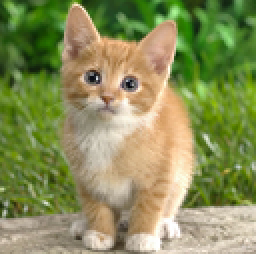
#> input picture examples/data/cat_128x128.png, 128 x 127 px (shown 2 times larger)
$ python vqa.py -image_file_name data/cat_128x128.png   (Python 2 division)
#> lines starting #> are read from the running program, lines starting #| are printed output that depends on the picture
'''Visual Question Answer with Keras

Before running this script, download the following models:

* VGG16 model at https://drive.google.com/file/d/0Bz7KyqmuGsilT0J5dmRCM0ROVHc/view?usp=sharing
* VQA_weights and label_encoder at https://github.com/mynameisvinn/VQA_Demo/tree/master/models

Make sure the variables 'VQA_weights_file_name', 'label_encoder_file_name', and 'CNN_weights_file_name' in this script matches the location of the files.

Then, run the script with:

```
python demo.py -image_file_name path_to_file -question "Question to be asked"
```

e.g
```
python demo.py -image_file_name image.jpg -question "Where is the cat?"
```


Results are comparable to those provided in Agrawal et al.:
"VQA: Visual Question Answering."
https://arxiv.org/pdf/1505.00468v6.pdf

'''

import os, argparse
import cv2, spacy, numpy as np
from keras.models import model_from_json
from keras.optimizers import SGD
from sklearn.externals import joblib
from keras.models import Sequential
from keras.layers.core import Reshape, Activation, Dropout, Dense, Flatten
from keras.layers import LSTM, Merge, Dense
from keras.layers.convolutional import Convolution2D, MaxPooling2D, ZeroPadding2D


VQA_weights_file_name   = 'models/VQA/VQA_MODEL_WEIGHTS.hdf5' # update to file location
label_encoder_file_name = 'models/VQA/FULL_labelencoder_trainval.pkl' # update to file location
CNN_weights_file_name   = 'models/CNN/vgg16_weights.h5' # update to file location
verbose = 1


# [21 lines left out: function pop_layer, not called in this run]


def VGG_16(weights_path=None):
    '''Define VGG16 architecture in Keras.

    VGG16 will be used to generate feature vectors for images, not for classification!

    For more information, see https://blog.keras.io/how-convolutional-neural-networks-see-the-world.html


    parameters:
    -----------
    @weights_path: string, representing location of VGG16 weights.

    returns:
    --------
    @model: keras VGG16 with the last two layers (softmax and dropout) removed.
    '''
    model = Sequential()
    model.add(ZeroPadding2D((1,1),input_shape=(3,224,224)))
    model.add(Convolution2D(64, 3, 3, activation='relu'))
    model.add(ZeroPadding2D((1,1)))
    model.add(Convolution2D(64, 3, 3, activation='relu'))
    model.add(MaxPooling2D((2,2), strides=(2,2)))

    model.add(ZeroPadding2D((1,1)))
    model.add(Convolution2D(128, 3, 3, activation='relu'))
    model.add(ZeroPadding2D((1,1)))
    model.add(Convolution2D(128, 3, 3, activation='relu'))
    model.add(MaxPooling2D((2,2), strides=(2,2)))

    model.add(ZeroPadding2D((1,1)))
    model.add(Convolution2D(256, 3, 3, activation='relu'))
    model.add(ZeroPadding2D((1,1)))
    model.add(Convolution2D(256, 3, 3, activation='relu'))
    model.add(ZeroPadding2D((1,1)))
    model.add(Convolution2D(256, 3, 3, activation='relu'))
    model.add(MaxPooling2D((2,2), strides=(2,2)))

    model.add(ZeroPadding2D((1,1)))
    model.add(Convolution2D(512, 3, 3, activation='relu'))
    model.add(ZeroPadding2D((1,1)))
    model.add(Convolution2D(512, 3, 3, activation='relu'))
    model.add(ZeroPadding2D((1,1)))
    model.add(Convolution2D(512, 3, 3, activation='relu'))
    model.add(MaxPooling2D((2,2), strides=(2,2)))

    model.add(ZeroPadding2D((1,1)))
    model.add(Convolution2D(512, 3, 3, activation='relu'))
    model.add(ZeroPadding2D((1,1)))
    model.add(Convolution2D(512, 3, 3, activation='relu'))
    model.add(ZeroPadding2D((1,1)))
    model.add(Convolution2D(512, 3, 3, activation='relu'))
    model.add(MaxPooling2D((2,2), strides=(2,2)))

    model.add(Flatten())
    model.add(Dense(4096, activation='relu'))
    model.add(Dropout(0.5))
    model.add(Dense(4096, activation='relu')) # represents 4096 dimension feature vector
    model.add(Dropout(0.5))
    model.add(Dense(1000, activation='softmax'))

    if weights_path:
        model.load_weights(weights_path)

    # pop out last two layers (softmax and dropout) to get the last fully connected layer with 4096 dimensions
    model = pop_layer(model)
    model = pop_layer(model)

    return model


def get_image_model(CNN_weights_file_name):
    ''' Takes the CNN weights file, and returns the VGG model update with the weights.

    an overview on vgg16 architecture can be found at https://blog.keras.io/how-convolutional-neural-networks-see-the-world.html

    parameters:
    -----------
    @CNN_weights_file_name: string, representing file location of VGG16 weights.

    returns:
    --------
    @image_model: keras VGG_16 model.
    '''

    image_model = VGG_16(CNN_weights_file_name)

    sgd = SGD(lr=0.1, decay=1e-6, momentum=0.9, nesterov=True)
    image_model.compile(optimizer=sgd, loss='categorical_crossentropy')

    return image_model


def get_image_features(image_file_name, CNN_weights_file_name):
    ''' For an given image, extract VGG16 feature vector, which is a single 4096 dimension vector.

    parameters:
    -----------
    @image_file_name: string, representing image fname to be queried.
    @CNN_weights_file_name: string, representing model weights.

    returns:
    --------
    @image_features: numpy array, representing 4096 dimension vector.

    '''
#> called with image_file_name = 'data/cat_128x128.png', CNN_weights_file_name = 'models/CNN/vgg16_weights.h5'
    image_features = np.zeros((1, 4096))


    # resize and reshape images to fit VGG16 input dimensions
    im = cv2.resize(cv2.imread(image_file_name), (224, 224))
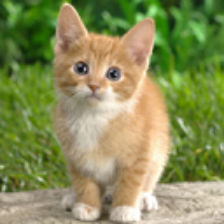
#> im: shape (224, 224, 3); mean B, G, R 89.1, 143.1, 137.1
    im = im.transpose((2,0,1))
    im = np.expand_dims(im, axis=0)

    image_features[0,:] = get_image_model(CNN_weights_file_name).predict(im)[0]

    return image_features


# [64 lines left out: functions VQA_MODEL, get_VQA_model, get_question_features, not called in this run]


def main():
    ''' accepts command line arguments for image file and the question and
    builds the image model (VGG) and the VQA model (LSTM and MLP)
    prints the top 5 response along with the probability of each '''

    parser = argparse.ArgumentParser()
    parser.add_argument('-image_file_name', type=str, default='test.jpg')
    parser.add_argument('-question', type=str, default='What vechile is in the picture?')
    args = parser.parse_args()


    image_features = get_image_features(args.image_file_name, CNN_weights_file_name)
    question_features = get_question_features(unicode(args.question, 'utf-8'))
    vqa_model = get_VQA_model(VQA_weights_file_name)
    y_output = vqa_model.predict([question_features, image_features])
    y_sort_index = np.argsort(y_output)

    # This task here is represented as a classification into a 1000 top answers
    # this means some of the answers were not part of trainng and thus would
    # not show up in the result.
    # These 1000 answers are stored in the sklearn Encoder class
    labelencoder = joblib.load(label_encoder_file_name)
    for label in reversed(y_sort_index[0,-5:]):
        print str(round(y_output[0,label]*100,2)).zfill(5), "% ", labelencoder.inverse_transform(label)

if __name__ == "__main__":
    main()
#> (the call stopped at in VGG_16, `model = Sequential()`: keras is not available in this run)

$ run again, on examples/data/cat_stitched_filters_8x8.block3_conv1.png
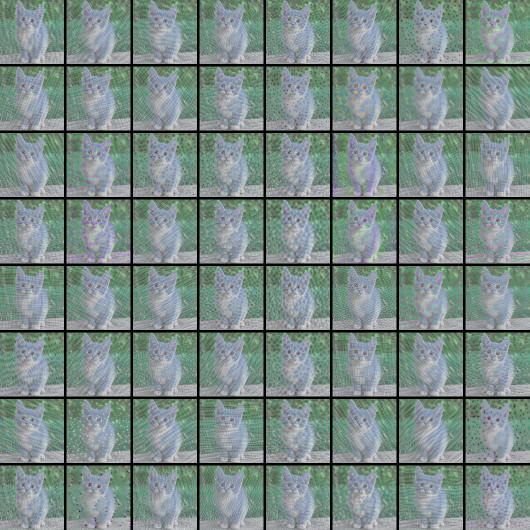
#> input picture examples/data/cat_stitched_filters_8x8.block3_conv1.png, 1059 x 1059 px (shown at 1/2 size)
#> in get_image_features, `im = cv2.resize(cv2.imread(image_file_name), (224, 224))`:
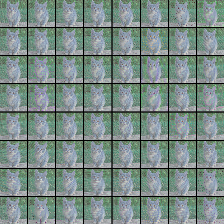
#> im: shape (224, 224, 3); mean B, G, R 133.5, 138.8, 121.1
